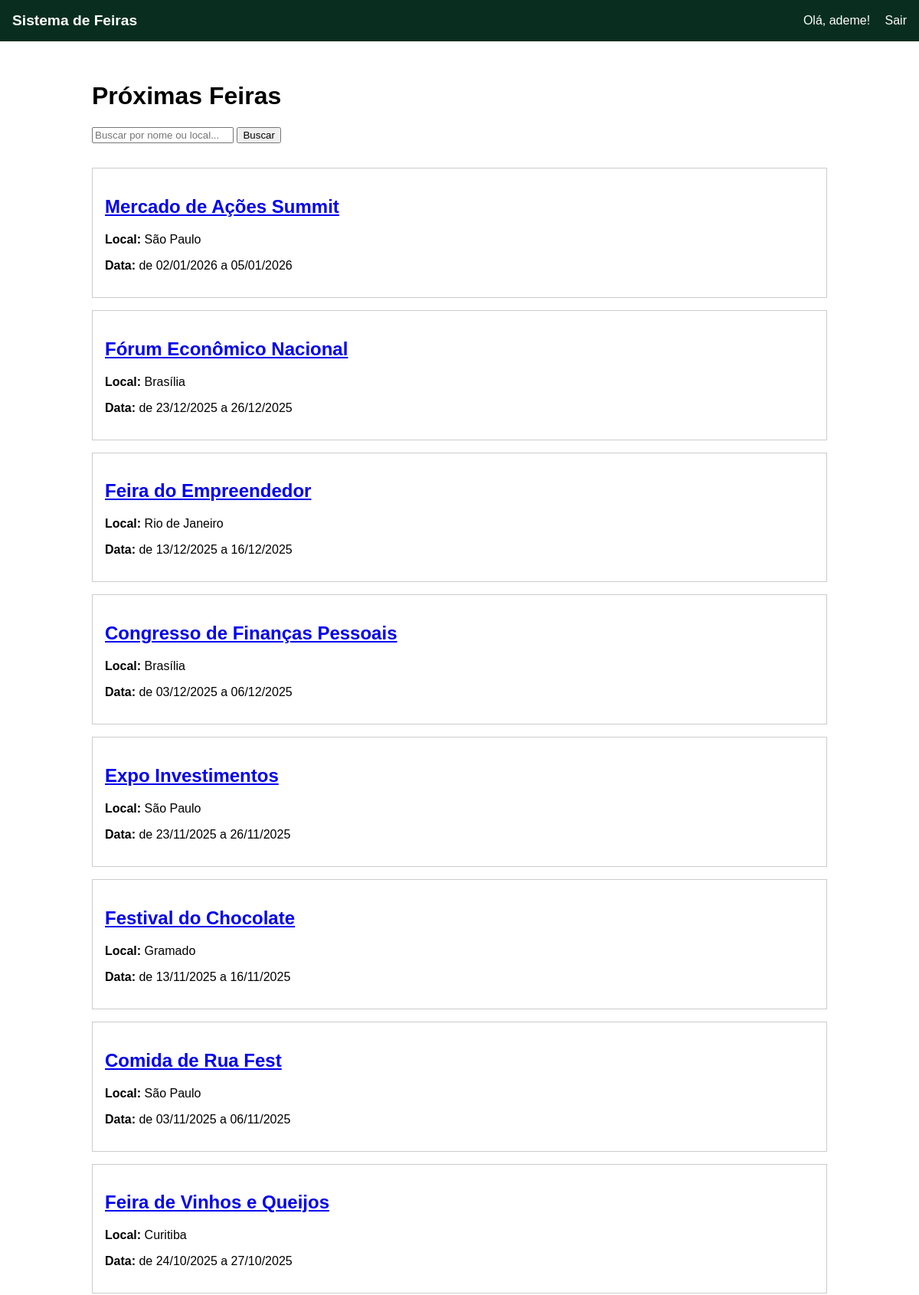
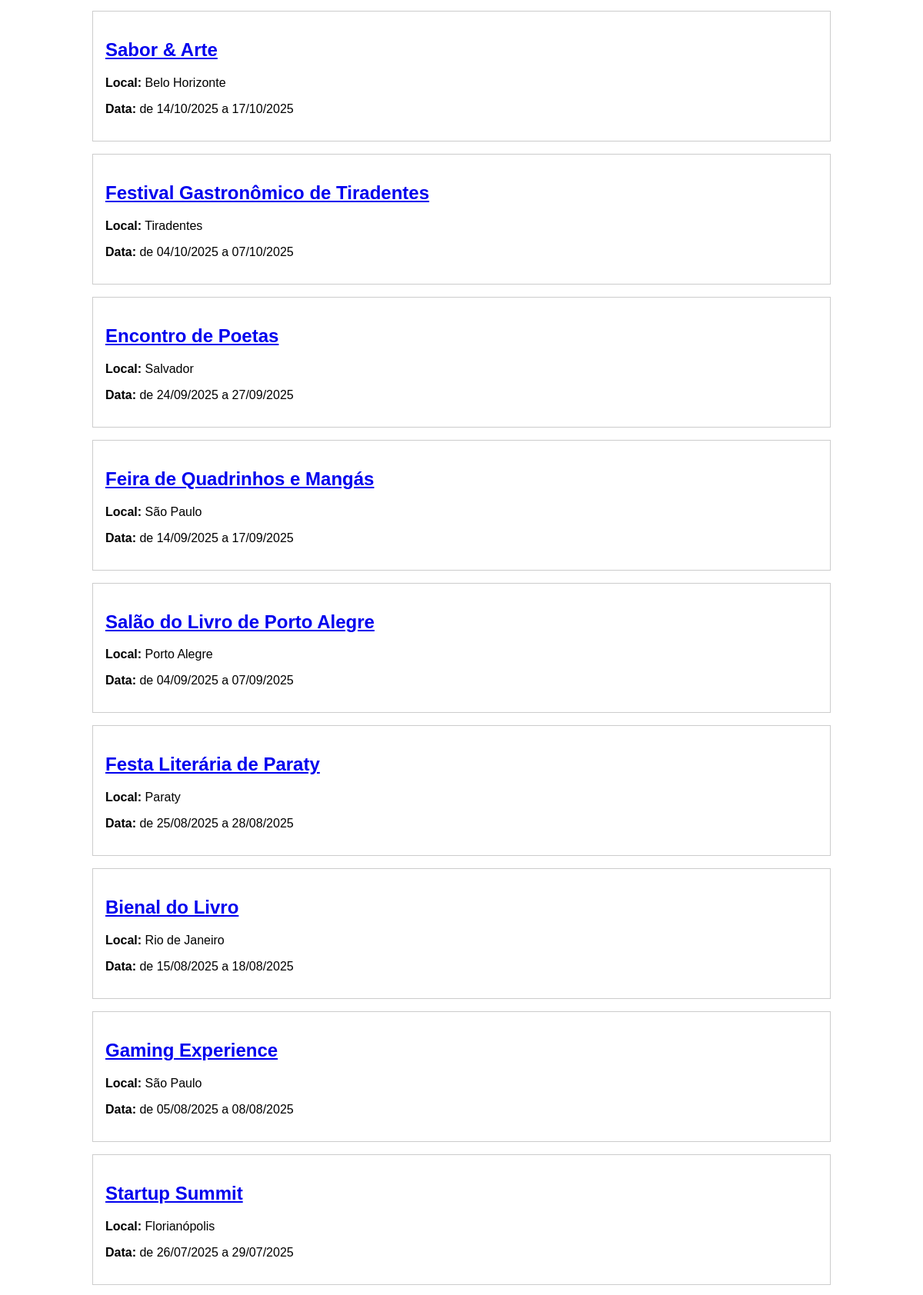
The page / (signed in, upper part) on the database its author committed (2 pictures, top to bottom).
### core/models.py (models this page shows, shortened)
class Feira(models.Model):
    nome = models.CharField(max_length=100)
    descricao = models.TextField()
    localidade = models.CharField(max_length=200)
    data_inicio = models.DateField()
    data_fim = models.DateField()

### core/views.py (the view)
# urls.py: path('', views.pagina_inicial, name='inicio'),
def pagina_inicial(request):
    busca = request.GET.get('busca', '')
    lista_de_feiras = Feira.objects.all().order_by('-data_inicio')
    if busca:
        lista_de_feiras = lista_de_feiras.filter(
            Q(nome__icontains=busca) | Q(localidade__icontains=busca)
        )
    context = {
        'feiras': lista_de_feiras,
        'busca': busca,  # Passa o termo de busca de volta para o template
    }
    return render(request, 'core/pagina_inicial.html', context)

### core/templates/core/pagina_inicial.html (shortened to what this page needs)
{% extends 'core/base.html' %}
{% block content %}
    <h1>Próximas Feiras</h1>
    <form method="get" action="{% url 'inicio' %}" style="margin-bottom: 2em;">
        <input type="text" name="busca" placeholder="Buscar por nome ou local..." value="{{ busca }}">
        <button type="submit">Buscar</button>
    </form>
    <div class="feiras-lista">
        {% for feira in feiras %}
            <div class="feira-item" style="border: 1px solid #ccc; padding: 1em; margin-bottom: 1em;">
                <h2><a href="{% url 'detalhes_feira' feira.id %}">{{ feira.nome }}</a></h2>
                <p><strong>Local:</strong> {{ feira.localidade }}</p>
                <p><strong>Data:</strong> de {{ feira.data_inicio|date:"d/m/Y" }} a {{ feira.data_fim|date:"d/m/Y" }}</p>
            </div>
        {% empty %}
            <p>Nenhuma feira encontrada com os critérios de busca.</p>
        {% endfor %}
    </div>
{% endblock %}

### core/templates/core/base.html (shortened to what this page needs)
<!DOCTYPE html>
<html lang="pt-br">
<head>
</head>
<body>
    <header>
        <div class="logo">
            <a href="{% url 'inicio' %}">Sistema de Feiras</a>
        </div>
        <nav class="user-nav">
            {% if user.is_authenticated %}
                <span>Olá, {{ user.username }}!</span>
                <form action="{% url 'logout' %}" method="post" style="display: inline; margin-left: 15px;">
                    <button type="submit" style="background: none; border: none; color: white; cursor: pointer; padding: 0; font-size: inherit; font-family: inherit;">
                        Sair
                    </button>
                </form>
            {% else %}
                <a href="{% url 'login' %}">Entrar</a>
            {% endif %}
        </nav>
    </header>
    <main class="main-content">
        {% block content %}
        {% endblock %}
    </main>
</body>
</html>

### core/templates/core/base.html (style rules this page uses)
body { font-family: sans-serif; margin: 0; }
header { background-color: #092E20; color: white; padding: 1em; display: flex; justify-content: space-between; align-items: center; }
header a { color: white; text-decoration: none; }
.logo a { font-weight: bold; font-size: 1.2em; }
.main-content { padding: 2em; max-width: 960px; margin: auto; }

### rows shown on the page
Feira: nome "Mercado de Ações Summit", localidade "São Paulo", data_inicio "02/01/2026", data_fim "05/01/2026"
Feira: nome "Fórum Econômico Nacional", localidade "Brasília", data_inicio "23/12/2025", data_fim "26/12/2025"
Feira: nome "Feira do Empreendedor", localidade "Rio de Janeiro", data_inicio "13/12/2025", data_fim "16/12/2025"
Feira: nome "Congresso de Finanças Pessoais", localidade "Brasília", data_inicio "03/12/2025", data_fim "06/12/2025"
Feira: nome "Expo Investimentos", localidade "São Paulo", data_inicio "23/11/2025", data_fim "26/11/2025"
Feira: nome "Festival do Chocolate", localidade "Gramado", data_inicio "13/11/2025", data_fim "16/11/2025"
Feira: nome "Comida de Rua Fest", localidade "São Paulo", data_inicio "03/11/2025", data_fim "06/11/2025"
Feira: nome "Feira de Vinhos e Queijos", localidade "Curitiba", data_inicio "24/10/2025", data_fim "27/10/2025"
Feira: nome "Sabor & Arte", localidade "Belo Horizonte", data_inicio "14/10/2025", data_fim "17/10/2025"
Feira: nome "Festival Gastronômico de Tiradentes", localidade "Tiradentes", data_inicio "04/10/2025", data_fim "07/10/2025"
Feira: nome "Encontro de Poetas", localidade "Salvador", data_inicio "24/09/2025", data_fim "27/09/2025"
Feira: nome "Feira de Quadrinhos e Mangás", localidade "São Paulo", data_inicio "14/09/2025", data_fim "17/09/2025"
Feira: nome "Salão do Livro de Porto Alegre", localidade "Porto Alegre", data_inicio "04/09/2025", data_fim "07/09/2025"
Feira: nome "Festa Literária de Paraty", localidade "Paraty", data_inicio "25/08/2025", data_fim "28/08/2025"
Feira: nome "Bienal do Livro", localidade "Rio de Janeiro", data_inicio "15/08/2025", data_fim "18/08/2025"
Feira: nome "Gaming Experience", localidade "São Paulo", data_inicio "05/08/2025", data_fim "08/08/2025"
Feira: nome "Startup Summit", localidade "Florianópolis", data_inicio "26/07/2025", data_fim "29/07/2025"

### other values the page prints
{{ user.username }} "ademe"
